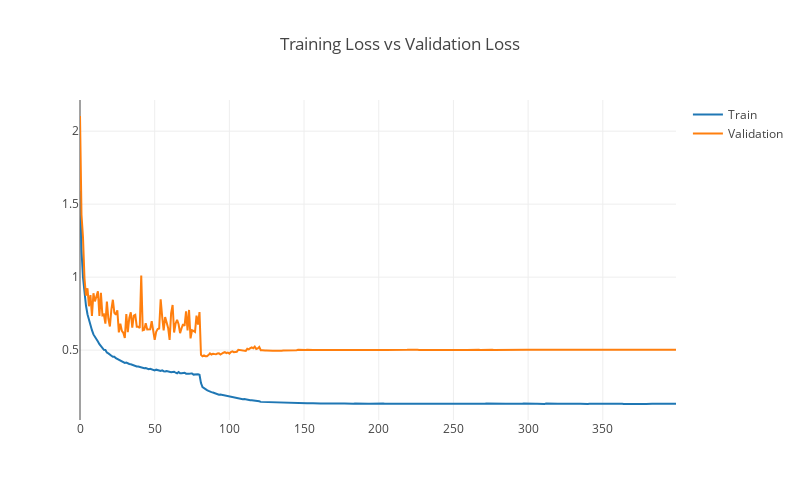

The cell this chart's notebook holds for it:
### Code cell
title = "Training Loss vs Validation Loss"
fig_name = name + "_loss.html"

trace1 = go.Scatter(
    x = epoch,
    y = loss,
    mode = 'lines',
    name = 'Train'
)

trace2 = go.Scatter(
    x = epoch,
    y = val_loss,
    mode = 'lines',
    name = 'Validation'
)

layout = go.Layout(
    width=800,
    height=500,
    title= title
)
data = [trace1, trace2]
fig2 = go.Figure(data=data, layout=layout)
plotly.offline.iplot(fig2)

### Figure 1 — Plotly figure (JSON) as saved in the notebook; plotly's stock layout.template omitted (floating-point values rounded to 4 significant figures; data arrays with more than 128 entries replaced by an {"elided": "..."} marker saying what was removed)
{"data": [{"mode": "lines", "name": "Train", "type": "scatter", "uid": "4b175000-fc98-11e8-93b1-001a7dda7111", "x": {"elided": "400 int values"}, "y": {"elided": "400 float values"}}, {"mode": "lines", "name": "Validation", "type": "scatter", "uid": "4b175001-fc98-11e8-a1e3-001a7dda7111", "x": {"elided": "400 int values"}, "y": {"elided": "400 float values"}}], "layout": {"height": 500, "title": "Training Loss vs Validation Loss", "width": 800}}
